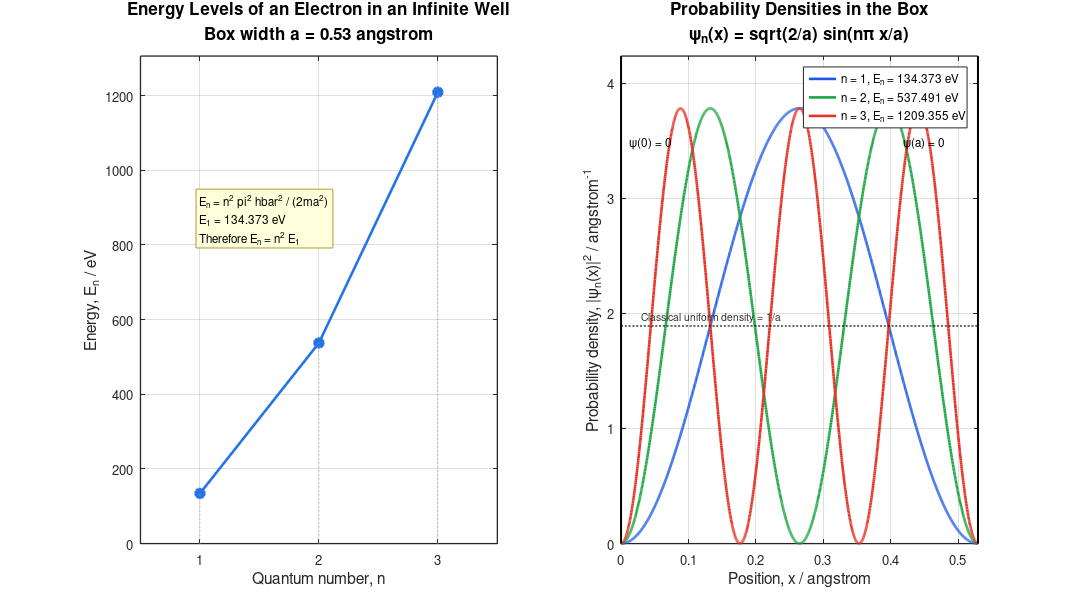

The MATLAB source for this figure:
function task7_particle_in_box()

  % Task 7: Particle in a one-dimensional infinte potential well

  % Plots:
  % 1. Energy against quantum number n
  % 2. Probability density |psi_n(x)|^2 against position x

  % Model:
  % V(x) = 0 for 0 < x < a
  % V(x) = infinity outside of the box

  % psi_n(x) = sqrt(2/a) sin(n*pi*x/a)
  % E_n = n^2*pi^2*hbar^2 / (2*m*a^2)

  close all;
  clc;

  savedir = 'C:/Users/Marc/OneDrive/Desktop/BPhO Computational Physics Competition/Competition Solutions';

  if ~exist(savedir, 'dir')
    mkdir(savedir);
  endif

  % Constants
  h = 6.62607015e-34; % Planck constant / J s
  hbar = h / (2*pi); % Reduced Planck constant / J s
  m_e = 9.1093837015e-31; % Electron mass / kg
  e = 1.602176634e-19; % Elementary charge / C

  % Physical model
  particle_mass = m_e; % Electron in the box
  box_width_A = 0.529; % Box width / angstrom
  box_width = box_width_A * 1e-10; % Convert angstrom to metres

  n_energy_max = 3; % Energy levels
  n_density = [1 2 3]; % Probability densities shown
  number_of_points = 1500;

  % Position array inside the box
  u = linspace(0, 1, number_of_points);
  x_A = box_width_A .* u; % Position in angstrom
  x = x_A .* 1e-10;

  % Energy calculation
  n_values = 1:n_energy_max

  energy_J = (n_values.^2 * pi^2 * hbar^2) ./ (2 * particle_mass * box_width^2);

  energy_eV = energy_J / e;

  % Probability density calculation
  probability_density = zeros(length(n_density), length(x_A));
  normalisation_check = zeros(1, length(n_density));
  expected_x = zeros(1, length(n_density));

  for k = 1:length(n_density)
    n = n_density(k);

    % Probability density in inverse angstroms
    probability_density(k, :) = (2 / box_width_A) .* sin(n * pi .* u).^2;

    normalisation_check(k) = trapz(x_A, probability_density(k, :));

    expected_x(k) = trapz(x_A, x_A .* probability_density(k, :));
  endfor

  % Figure
  fig = figure('Name', 'Task 7 - Particle in a Box', 'NumberTitle', 'off', 'Color', [1 1 1], 'Position', [60 70 1150 650]);

  % Panel 1: Energy against quantum number
  subplot(1, 2, 1);

  plot(n_values, energy_eV, 'o-', 'LineWidth', 2, 'MarkerSize', 7, 'MarkerFaceColor', [0.15 0.45 0.90], 'Color', [0.15 0.45 0.90]);

  hold on;

  % Add stems from the horizontal axis to each energy levels
  for k = 1:length(n_values)
    plot([n_values(k) n_values(k)], [0 energy_eV(k)], ':', 'Color', [0.65 0.65 0.65], 'HandleVisibility', 'off');
  endfor

  xlabel('Quantum number, n', 'FontSize', 12);
  ylabel('Energy, E_n / eV', 'FontSize', 12);

  title({'Energy Levels of an Electron in an Infinite Well', sprintf('Box width a = %.2f angstrom', box_width_A)}, 'FontSize', 13, 'FontWeight', 'bold');

  grid on;
  box on;
  xlim([0.5 n_energy_max + 0.5]);
  ylim([0 1.08 * max(energy_eV)]);
  set(gca, 'XTick', n_values, 'FontSize', 10, 'LineWidth', 1);

  energy_formula = sprintf(['E_n = n^2 pi^2 hbar^2 / (2ma^2)\n', 'E_1 = %.3f eV\n', 'Therefore E_n = n^2 E_1'], energy_eV(1));

  text(1.0, 0.72  * max(energy_eV), energy_formula, 'FontSize', 9, 'BackgroundColor', [1.00 1.00 0.86], 'EdgeColor', [0.70 0.60 0.20]);

  % Panel 2: Probability densities
  subplot(1, 2, 2);

  hold on;

  density_colours = [0.10 0.35 0.90; 0.10 0.65 0.25; 0.90 0.20 0.15];

  density_handles = zeros(1, length(n_density));

  for k = 1:length(n_density)
    density_handles(k) = plot(x_A, probability_density(k,:), 'Color', density_colours(k,:), 'LineWidth', 2);
  endfor

  % Classical uniform probability density for comparison.
  classical_density = ones(size(x_A)) / box_width_A;

  plot(x_A, classical_density, 'k--', 'LineWidth', 1.2, 'HandleVisibility', 'off');

  text(0.03, 1.04 / box_width_A, 'Classical uniform density = 1/a', 'FontSize', 8, 'Color', [0.20 0.20 0.20]);

  xlabel('Position, x / angstrom', 'FontSize', 12);
  ylabel('Probability density, |\psi_n(x)|^2 / angstrom^{-1}', 'FontSize', 12);

  title({'Probability Densities in the Box', '\psi_n(x) = sqrt(2/a) sin(n\pi x/a)'}, 'FontSize', 13, 'FontWeight', 'bold');

  legend_labels = arrayfun( @(n) sprintf('n = %d, E_n = %.3f eV', n, energy_eV(n)), n_density, 'UniformOutput', false);

  legend(density_handles, legend_labels, 'Location', 'northeast', 'FontSize', 9);

  grid on;
  box on;
  xlim([0 box_width_A]);
  ylim([0 1.12 * max(probability_density(:))]);
  set(gca, 'FontSize', 10, 'LineWidth', 1);

  % Boundary-condition markers.
  current_ylim = ylim();

  plot([0 0], current_ylim, 'k-', 'LineWidth', 1.5, 'HandleVisibility', 'off');

  plot([box_width_A box_width_A], current_ylim, 'k-', 'LineWidth', 1.5, 'HandleVisibility', 'off');

  text(0.012, 0.92 * max(probability_density(:)), '\psi(0) = 0', 'FontSize', 9);

  text(box_width_A - 0.11, 0.92 * max(probability_density(:)), '\psi(a) = 0', 'FontSize', 9);

  % Command-window output
  fprintf('\nTASK 7: PARTICLE IN A ONE-DIMENSIONAL BOX\n');
  fprintf('------------------------------------------------------------\n');
  fprintf('Particle: electron\n');
  fprintf('Box width, a = %.3e m = %.3f angstrom\n\n', box_width, box_width_A);

  fprintf('Quantum number      Energy / J          Energy / eV\n');

  for k = 1:length(n_values)
    fprintf('%7d          %12.6e       %10.5f\n', n_values(k), energy_J(k), energy_eV(k));
  endfor

  fprintf('\nProbability-density checks:\n');
  fprintf('n      integral |psi|^2 dx      <x>/angstrom\n');

  for k = 1:length(n_density)
    fprintf('%d          %.8f              %.6f\n', n_density(k), normalisation_check(k), expected_x(k));
  endfor

  fprintf('\nFor every stationary state, <x> = a/2 = %.6f angstrom.\n', box_width_A / 2);

  % CSV
  energy_filename = fullfile(savedir, 'particle_in_box_energies.csv');
  fid = fopen(energy_filename, 'w');

  if fid == -1
    error('Could not open energy CSV file for writing: %s', energy_filename);
  endif

  fprintf(fid, 'quantum_number,energy_J,energy_eV\n');

  for k = 1:length(n_values)
    fprintf(fid, '%d,%.10e,%.10f\n', n_values(k), energy_J(k), energy_eV(k));
  endfor

  fclose(fid);


  density_filename = fullfile(savedir, 'particle_in_box_probability_densities.csv');
  fid = fopen(density_filename, 'w');

  if fid == -1
    error('Could not open density CSV file for writing: %s', density_filename);
  endif

  fprintf(fid, 'x_m,x_angstrom');

  for k = 1:length(n_density)
    fprintf(fid, ',density_n%d_per_angstrom', n_density(k));
  endfor

  fprintf(fid, '\n');

  for point = 1:length(x)
    fprintf(fid, '%.10e,%.10f', x(point), x_A(point));

    for k = 1:length(n_density)
      fprintf(fid, ',%.10e', probability_density(k, point));
    endfor

    fprintf(fid, '\n');
  endfor

  fclose(fid);

  % ---------------------------- Export -----------------------------
  set(fig, 'PaperPositionMode', 'auto');
  drawnow();
  print(fig, fullfile(savedir, 'particle_in_box_main.png'), '-dpng', '-r300');

  fprintf('\nSaved outputs:\n');
  fprintf('  particle_in_box_main.png\n');
  fprintf('  particle_in_box_energies.csv\n');
  fprintf('  particle_in_box_probability_densities.csv\n\n');
endfunction
